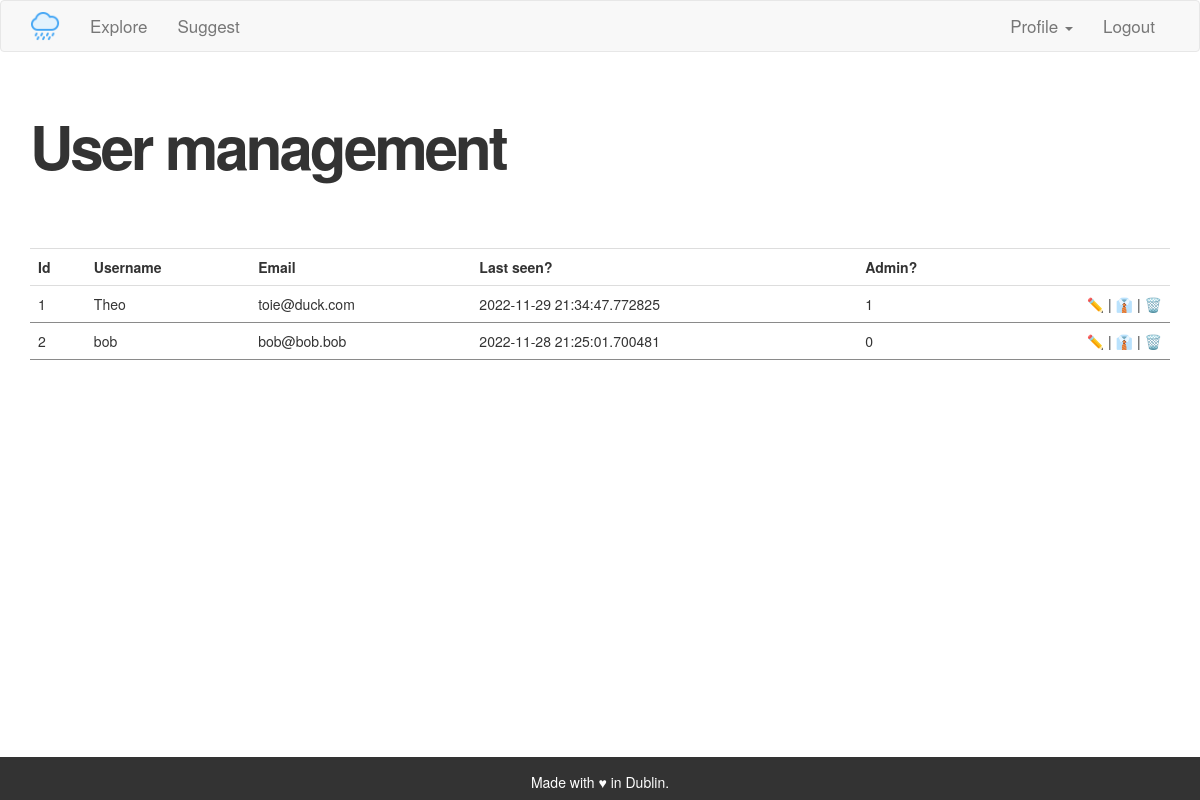
Before: /admin/users (signed in) with the older database file.
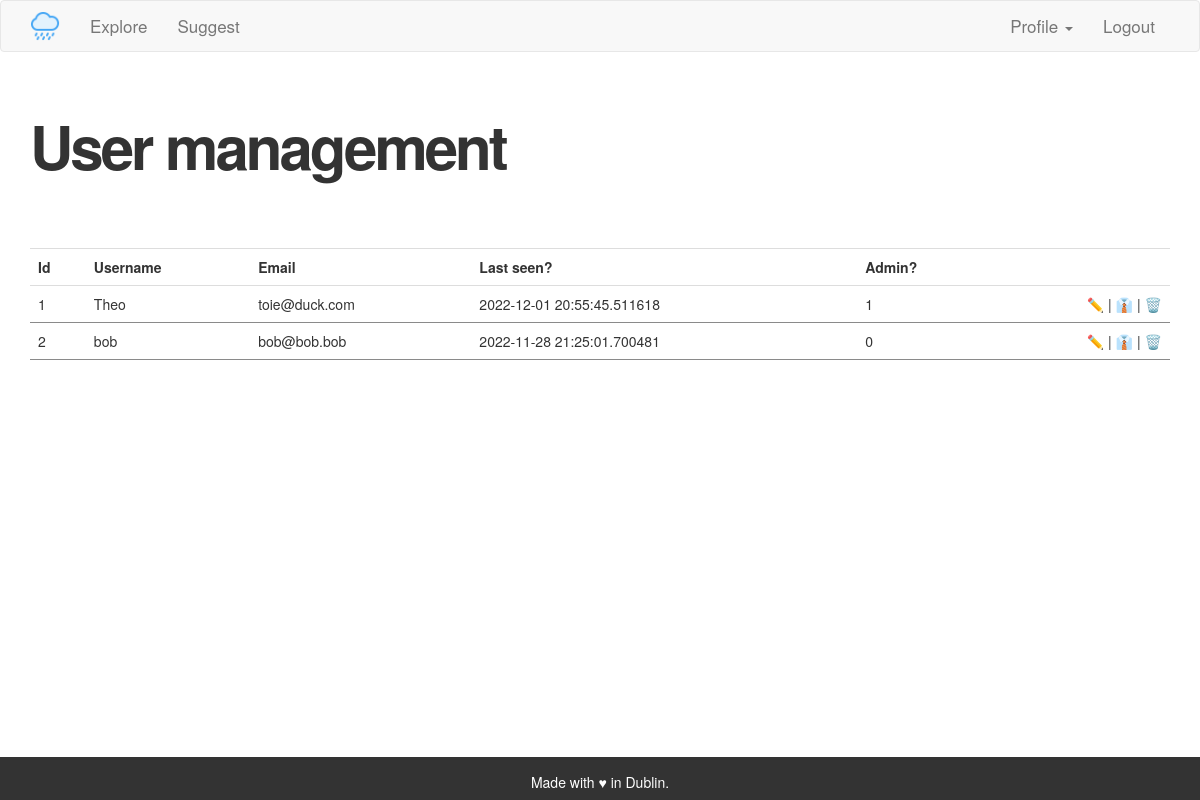
After: the same page with the newer database file.
### app/models.py (models this page shows, shortened)
class User(UserMixin, db.Model):
    id = db.Column(db.Integer, primary_key=True)
    username = db.Column(db.String(64), index=True, unique=True)
    usernamelowercase = db.Column(db.String(64), index=True, unique=True)
    email = db.Column(db.String(120), index=True, unique=True)
    emaillowercase = db.Column(db.String(120), index=True, unique=True)
    password_hash = db.Column(db.String(128))
    activity = db.relationship('Activity', backref='author', lazy='dynamic')
    about_me = db.Column(db.String(140))
    last_seen = db.Column(db.DateTime, default=datetime.utcnow)
    admin = db.Column(db.Integer, default=0)

### app/routes.py (the view)
@app.route('/admin/users', methods=['GET', 'POST'])
@login_required
def adminusermanagement():
    if current_user.admin == 1:
        users = User.query.order_by(User.id.asc())
    else:
        flash('This is a restricted area.')
        return redirect(url_for('index'))
    return render_template("user_management.html", title='User management',
        users=users)

### app/models.py (called while the page is built)
@login.user_loader
def load_user(id):
    return User.query.get(int(id))

### app/routes.py (called while the page is built)
@app.before_request
def before_request():
    if current_user.is_authenticated:
        current_user.last_seen = datetime.utcnow()
        db.session.commit()

### app/templates/user_management.html (shortened to what this page needs)
{% extends "base.html" %}
{% block app_content %}
    <h1>User management</h1>
    <table class="table">
        <tr>
            <th>Id</th>
            <th>Username</th>
            <th>Email</th>
            <th>Last seen?</th>
            <th>Admin?</th>
            <th></th>
        </tr>
            {% for user in users %}
                    {% include '_users.html' %}
            {% endfor %}
    </table>
{% endblock %}

### app/templates/_users.html
    <tr>
        <td>{{ user.id }}</td>
        <td><a class="nolinkdecoration" href="{{ url_for('user', username=user.username) }}">{{ user.username }}</td>
        <td>{{ user.email }}</td>
        <td>{{ user.last_seen }}</td>
        <td>{{ user.admin }}</td>
        <td class="align-right"><a class="nolinkdecorationimage"
            href="{{ url_for('edit_profile_admin', username=user.username) }}">✏️</a> | <a class="nolinkdecorationimage" href="{{ url_for('makeadmin', username=user.username) }}">👔</a> | <a class="nolinkdecorationimage" href="{{ url_for('deleteuser', username=user.username) }}">🗑️</td>
    </tr>

Changed rows visible on the page:
changed User "Theo": last_seen "2022-11-29 21:34:47.772825" → "2022-12-01 20:55:45.511618"
